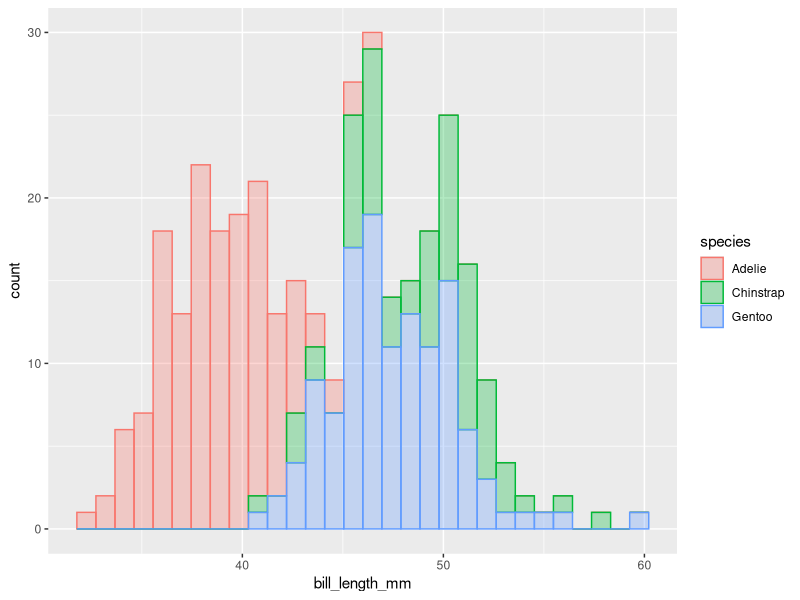
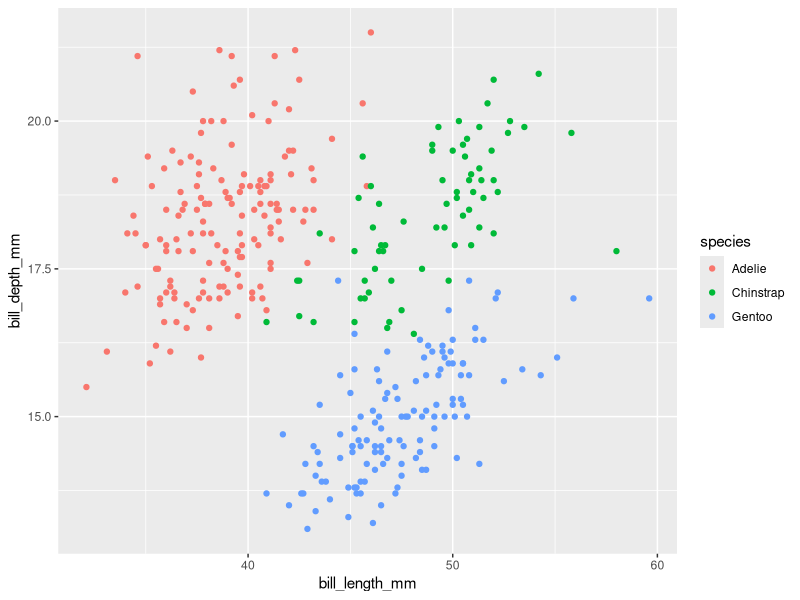
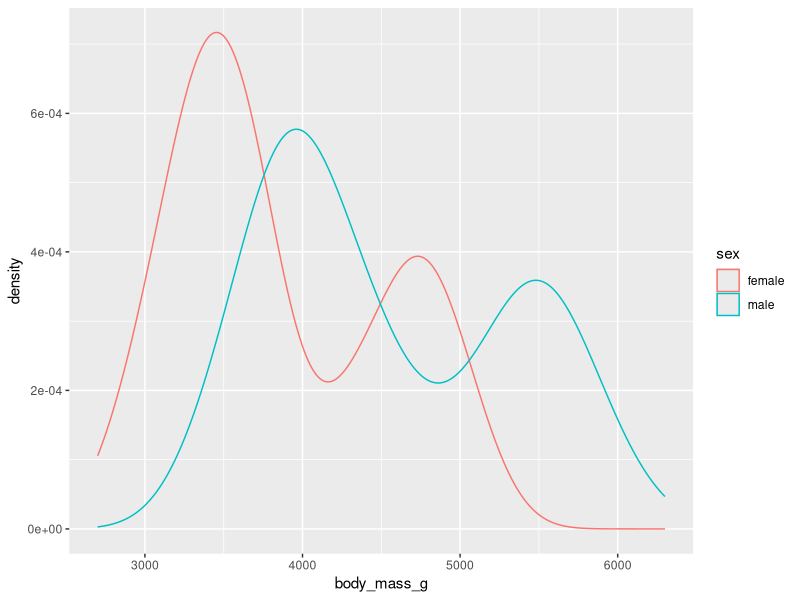
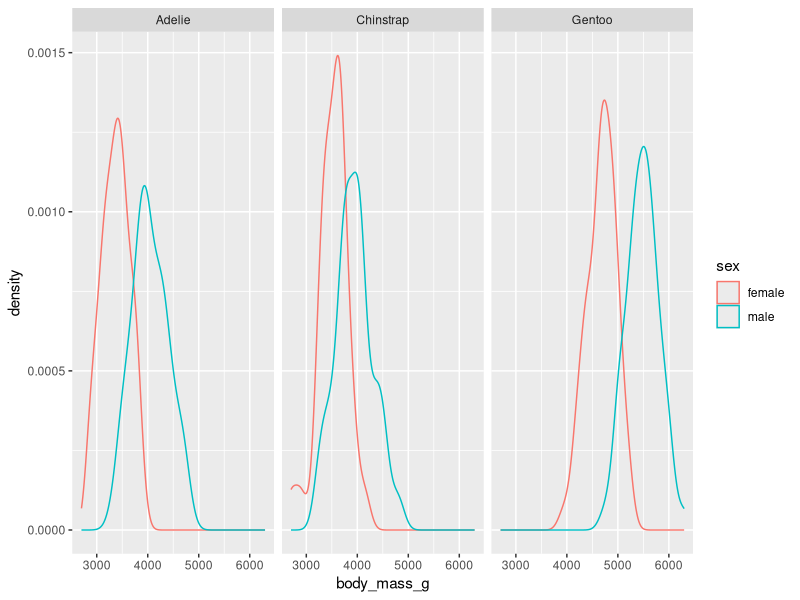

These figures' R source, in order:
## ---- chunk 1
knitr::opts_chunk$set(echo = FALSE, warning = FALSE, message = FALSE)
## ---- chunk 2
library(tidyverse)
library(palmerpenguins)
## ---- chunk 3
ggplot(data = penguins) + 
  geom_histogram(mapping = aes(x = bill_length_mm, color = species,  fill = species), alpha = 0.3)
## ---- chunk 4
ggplot(data = penguins) + 
  geom_point(mapping = aes(x = bill_length_mm, y = bill_depth_mm, color = species))
## ---- chunk 5
filter(penguins, !is.na(sex)) %>%
ggplot() +  
  geom_density(mapping = aes(x = body_mass_g, color = sex))
## ---- chunk 6
filter(penguins, !is.na(sex)) %>%
ggplot() + 
  geom_density(mapping = aes(x = body_mass_g, color = sex)) +
  facet_wrap(~ species)
